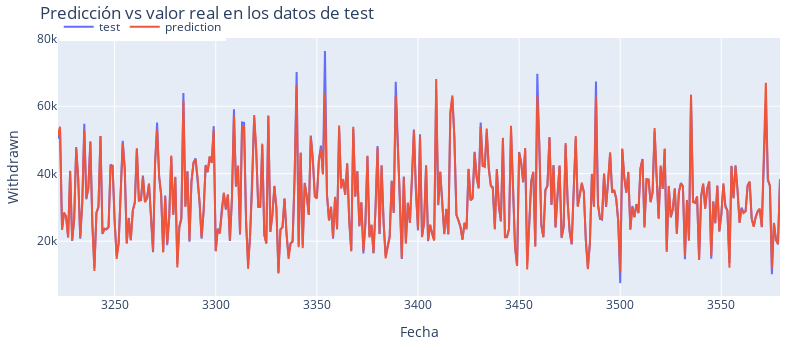

Notebook code cell kept with this figure:
### Code cell
# Gráfico predicciones vs valor real
# ======================================================================================
fig = go.Figure()
trace1 = go.Scatter(x=X_test.index, y=X_test['Soles_Withdrawn'], name="test", mode="lines")
trace2 = go.Scatter(x=predicciones.index, y=predicciones['pred'], name="prediction", mode="lines")
fig.add_trace(trace1)
fig.add_trace(trace2)
fig.update_layout(
    title="Predicción vs valor real en los datos de test",
    xaxis_title="Fecha",
    yaxis_title="Withdrawn",
    width=800,
    height=350,
    margin=dict(l=20, r=20, t=35, b=20),
    legend=dict(
        orientation="h",
        yanchor="top",
        y=1.1,
        xanchor="left",
        x=0.001
    )
)
fig.show()

### Figure 1 — Plotly figure (JSON) as saved in the notebook; plotly's stock layout.template omitted (floating-point values rounded to 4 significant figures; data arrays with more than 128 entries replaced by an {"elided": "..."} marker saying what was removed)
{"data": [{"mode": "lines", "name": "test", "type": "scatter", "x": {"elided": "358 int values"}, "y": {"elided": "358 int values"}}, {"mode": "lines", "name": "prediction", "type": "scatter", "x": {"elided": "358 int values"}, "y": {"elided": "358 float values"}}], "layout": {"height": 350, "legend": {"orientation": "h", "x": 0.001, "xanchor": "left", "y": 1.1, "yanchor": "top"}, "margin": {"b": 20, "l": 20, "r": 20, "t": 35}, "title": {"text": "Predicción vs valor real en los datos de test"}, "width": 800, "xaxis": {"title": {"text": "Fecha"}}, "yaxis": {"title": {"text": "Withdrawn"}}}}
